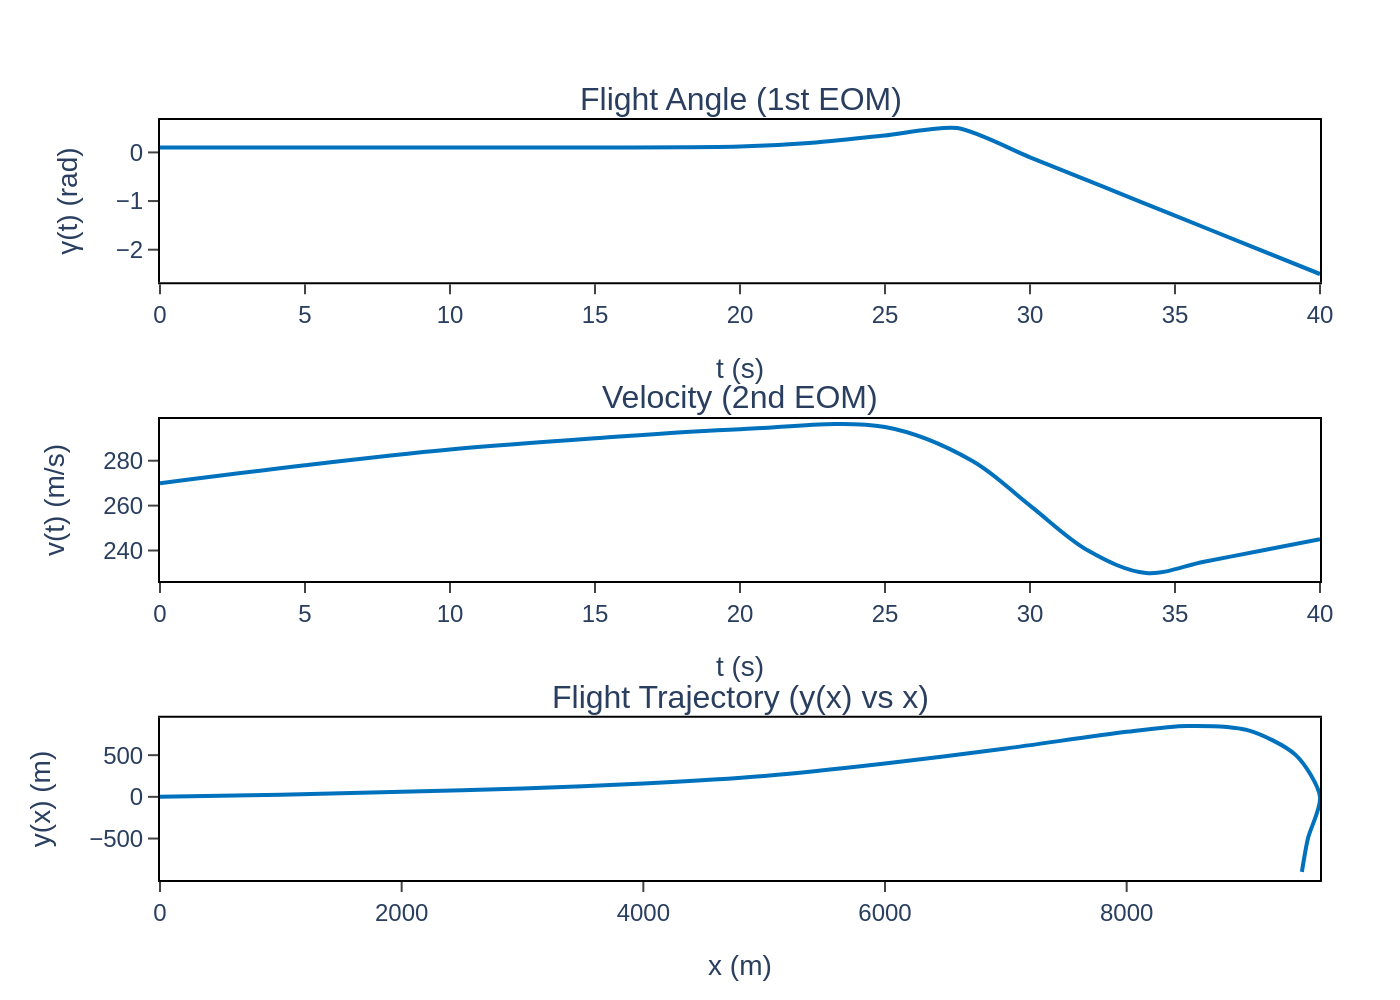

Source code (Python):
import sys
import json
import pathlib
import plotly.graph_objects as go
from plotly.subplots import make_subplots

# Ensure a JSON file path is provided as a command-line argument
if len(sys.argv) != 2:
    print("Usage: python generate_chart.py <path_to_json_file>")
    sys.exit(1)

json_path = sys.argv[1]

# Read and parse the JSON file
try:
    with open(json_path, 'r', encoding='utf-8') as f:
        chart_info = json.load(f)
except FileNotFoundError:
    print(f"Error: JSON file not found at '{json_path}'")
    sys.exit(1)
except json.JSONDecodeError:
    print(f"Error: Could not decode JSON from '{json_path}'")
    sys.exit(1)

# Extract data, texts, and colors from the parsed JSON
chart_data = chart_info['chart_data']
texts = chart_info['texts']
colors = chart_info['colors']

# Create a figure with 3 rows of subplots
fig = make_subplots(
    rows=3, cols=1,
    subplot_titles=(texts['title_1'], texts['title_2'], texts['title_3']),
    vertical_spacing=0.18
)

# Add the first trace (Flight Angle)
fig.add_trace(go.Scatter(
    x=chart_data[0]['x_values'],
    y=chart_data[0]['y_values'],
    mode='lines',
    line=dict(color=colors[0], shape='spline', smoothing=0.7),
    showlegend=False
), row=1, col=1)

# Add the second trace (Velocity)
fig.add_trace(go.Scatter(
    x=chart_data[1]['x_values'],
    y=chart_data[1]['y_values'],
    mode='lines',
    line=dict(color=colors[0], shape='spline', smoothing=1.0),
    showlegend=False
), row=2, col=1)

# Add the third trace (Flight Trajectory)
fig.add_trace(go.Scatter(
    x=chart_data[2]['x_values'],
    y=chart_data[2]['y_values'],
    mode='lines',
    line=dict(color=colors[0], shape='spline', smoothing=0.8),
    showlegend=False
), row=3, col=1)

# Update the axis titles for each subplot
fig.update_xaxes(title_text=texts['x_axis_title_1'], row=1, col=1)
fig.update_yaxes(title_text=texts['y_axis_title_1'], row=1, col=1)
fig.update_xaxes(title_text=texts['x_axis_title_2'], row=2, col=1)
fig.update_yaxes(title_text=texts['y_axis_title_2'], row=2, col=1)
fig.update_xaxes(title_text=texts['x_axis_title_3'], row=3, col=1)
fig.update_yaxes(title_text=texts['y_axis_title_3'], row=3, col=1)

# Apply global layout settings
fig.update_layout(
    font_family="Arial",
    plot_bgcolor='white',
    height=700,
    width=800,
    margin=dict(l=80, r=40, t=60, b=50)
)

# Style all axes to match the original image (black lines, no grid)
fig.update_xaxes(
    showline=True,
    linewidth=1,
    linecolor='black',
    mirror=True,
    ticks='outside',
    showgrid=False
)
fig.update_yaxes(
    showline=True,
    linewidth=1,
    linecolor='black',
    mirror=True,
    ticks='outside',
    showgrid=False
)

# Determine the output filename from the input JSON path
output_filename = pathlib.Path(json_path).stem + '.png'

# Save the figure as a high-resolution PNG image
fig.write_image(output_filename, scale=2)

print(f"Chart saved to {output_filename}")
